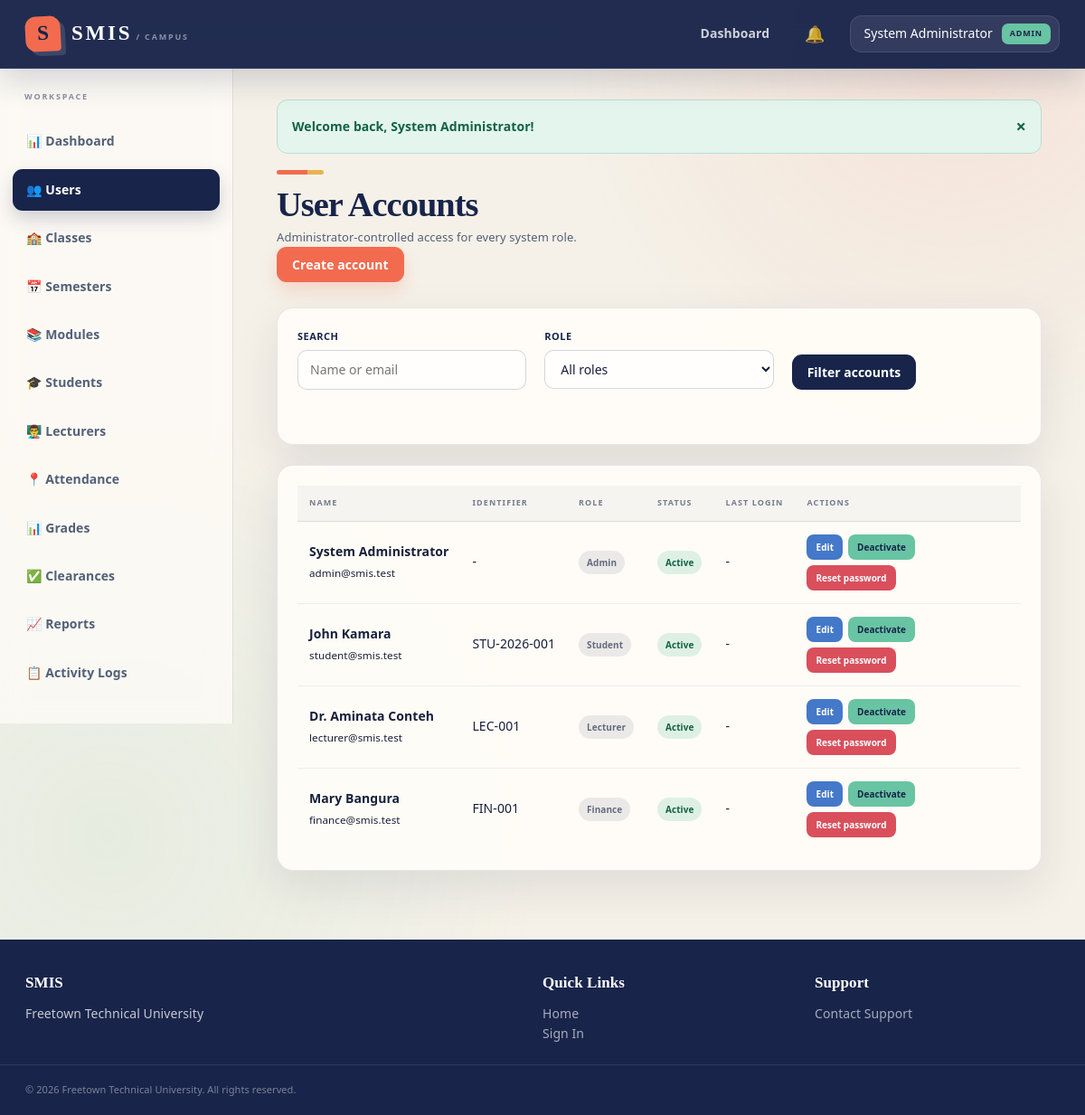
The page /admin/users.php (signed in) on the database its author committed.
### tables this page shows
CREATE TABLE users (
  id INT UNSIGNED AUTO_INCREMENT PRIMARY KEY,
  name VARCHAR(120) NOT NULL,
  email VARCHAR(150) NOT NULL UNIQUE,
  password VARCHAR(255) NOT NULL,
  role ENUM('admin','student','lecturer','finance') NOT NULL,
  status ENUM('active','inactive') NOT NULL DEFAULT 'active',
  last_login_at DATETIME NULL,
  created_at DATETIME NOT NULL DEFAULT CURRENT_TIMESTAMP,
  updated_at DATETIME NULL ON UPDATE CURRENT_TIMESTAMP,
  INDEX idx_users_role (role),
  INDEX idx_users_status (status)
);

### config/database.php (called while the page is built)
<?php
return [
    'host' => 'localhost',
    'port' => '3306',
    'database' => 'smis_db',
    'username' => 'root',
    'password' => '',
    'charset' => 'utf8mb4',
];

### includes/database.php (called while the page is built, shortened)
<?php
function db(): PDO
{
    static $pdo = null;
    if ($pdo instanceof PDO) {
        return $pdo;
    }
    $config = require __DIR__ . '/../config/database.php';
    $dsn = sprintf(
        'mysql:host=%s;port=%s;dbname=%s;charset=%s',
        $config['host'],
        $config['port'],
        $config['database'],
        $config['charset']
    );
    $pdo = new PDO($dsn, $config['username'], $config['password'], [
        PDO::ATTR_ERRMODE => PDO::ERRMODE_EXCEPTION,
        PDO::ATTR_DEFAULT_FETCH_MODE => PDO::FETCH_ASSOC,
        PDO::ATTR_EMULATE_PREPARES => false,
    ]);
    return $pdo;
}
function db_statement(string $sql, array $params = []): PDOStatement
{
    $statement = db()->prepare($sql);
    $statement->execute($params);
    return $statement;
}
function db_all(string $sql, array $params = []): array
{
    return db_statement($sql, $params)->fetchAll();
}
function db_one(string $sql, array $params = []): ?array
{
    $row = db_statement($sql, $params)->fetch();
    return $row === false ? null : $row;
}

### includes/auth.php (called while the page is built, shortened)
<?php
function current_user(): ?array
{
    static $user = null;
    if ($user === null) {
        $user = db_one('SELECT id, name, email, role, status, last_login_at FROM users WHERE id = :id', [
            'id' => $_SESSION['user_id'],
        ]);
    }
    return $user;
}
function role_home(string $role): string
{
    return match ($role) {
        'admin' => 'admin/dashboard.php',
        'lecturer' => 'lecturer/dashboard.php',
        'finance' => 'finance/dashboard.php',
        'student' => 'student/dashboard.php',
        default => 'login.php',
    };
}

### includes/middleware.php (called while the page is built, shortened)
<?php
function require_login(): void
{
    if (!current_user()) {
        set_flash('error', 'Please sign in to continue.');
        redirect('login.php');
    }
}
function require_role(string|array $roles): void
{
    require_login();
}

### admin/users.php (the view, shortened to what this page needs)
<?php
require_role('admin');
$search = trim((string) query('search'));
$where = []; $params = [];
$sql_where = $where ? ' WHERE '.implode(' AND ',$where) : '';
$users = db_all('SELECT u.id,u.name,u.email,u.role,u.status,u.last_login_at,COALESCE(s.student_number,l.staff_number,f.staff_number) identifier FROM users u LEFT JOIN students s ON s.user_id=u.id LEFT JOIN lecturers l ON l.user_id=u.id LEFT JOIN finance_officers f ON f.user_id=u.id'.$sql_where.' ORDER BY u.created_at DESC', $params);
include __DIR__ . '/../includes/header.php';
?>
<div class="page-header"><div><h1>User Accounts</h1><p>Administrator-controlled access for every system role.</p></div><a class="btn btn-primary" href="<?= url('admin/users.php?action=create') ?>">Create account</a></div>
<div class="card"><div class="card-body"><form method="get" class="grid grid-col-3">
<div class="form-group"><label>Search</label><input class="form-control" name="search" value="<?= e($search) ?>" placeholder="Name or email"></div>
<div class="form-group"><label>Role</label><select class="form-control" name="role"><option value="">All roles</option></select></div>
<div class="form-group" style="align-self:end"><button class="btn btn-secondary">Filter accounts</button></div></form></div></div>
<div class="card"><div class="card-body"><table class="table"><thead><tr><th>Name</th><th>Identifier</th><th>Role</th><th>Status</th><th>Last login</th><th>Actions</th></tr></thead><tbody>
<?php foreach($users as $account): ?><tr><td><strong><?= e($account['name']) ?></strong><br><small><?= e($account['email']) ?></small></td><td><?= e($account['identifier']??'-') ?></td><td><?= status_badge($account['role']) ?></td><td><?= status_badge($account['status']) ?></td><td><?= format_datetime($account['last_login_at']) ?></td><td><div class="table-actions">
<a class="action-btn action-edit" href="<?= url('admin/users.php?action=edit&id='.$account['id']) ?>">Edit</a>
<form method="post"><button class="action-btn action-view"><?= $account['status']==='active'?'Deactivate':'Activate' ?></button></form>
<form method="post" onsubmit="return confirm('Reset password to password123?')"><button class="action-btn action-delete">Reset password</button></form>
</div></td></tr><?php endforeach ?>
</tbody></table></div></div>
<?php include __DIR__ . '/../includes/footer.php'; ?>

### includes/header.php (shortened to what this page needs)
<?php
$user = current_user();
?>
<!DOCTYPE html>
<html lang="en">
<head>
    <link rel="stylesheet" href="<?= url('assets/css/style.css') ?>">
</head>
<body>
    <nav class="navbar">
        <div class="navbar-container">
            <div class="navbar-brand">
                <a href="<?= url('/') ?>" class="brand-link">
                    <span class="brand-text"><?= e(app_config('short_name')) ?></span>
                </a>
            </div>
            <div class="navbar-menu">
                <div class="navbar-menu-items">
                    <?php if ($user): ?>
                        <a href="<?= url(role_home($user['role'])) ?>" class="nav-link">Dashboard</a>
                        <div class="nav-notifications">
                            <a href="<?= url('notifications.php') ?>" class="nav-link notification-link">
                                <span class="notification-icon">🔔</span>
                            </a>
                        </div>
                        <div class="nav-user">
                            <div class="user-menu">
                                <button class="user-menu-toggle">
                                    <span><?= e($user['name']) ?></span>
                                    <span class="role-badge"><?= e($user['role']) ?></span>
                                </button>
                            </div>
                        </div>
                    <?php else: ?>
                        <a href="<?= url('login.php') ?>" class="btn btn-sm btn-primary">Sign In</a>
                    <?php endif; ?>
                </div>
            </div>
        </div>
    </nav>
    <div class="page-wrapper">
        <?php if ($user): ?>
            <aside class="sidebar">
                <nav class="sidebar-nav">
                    <?php
                    $nav_items = [];
                    if ($user['role'] === 'admin') {
                        $nav_items = [
                            ['url' => 'admin/dashboard.php', 'label' => '📊 Dashboard'],
                            ['url' => 'admin/users.php', 'label' => '👥 Users'],
                            ['url' => 'admin/classes.php', 'label' => '🏫 Classes'],
                            ['url' => 'admin/semesters.php', 'label' => '📅 Semesters'],
                            ['url' => 'admin/modules.php', 'label' => '📚 Modules'],
                            ['url' => 'admin/students.php', 'label' => '🎓 Students'],
                            ['url' => 'admin/lecturers.php', 'label' => '👨‍🏫 Lecturers'],
                            ['url' => 'admin/attendance.php', 'label' => '📍 Attendance'],
                            ['url' => 'admin/grades.php', 'label' => '📊 Grades'],
                            ['url' => 'admin/clearances.php', 'label' => '✅ Clearances'],
                            ['url' => 'admin/reports.php', 'label' => '📈 Reports'],
                            ['url' => 'admin/logs.php', 'label' => '📋 Activity Logs'],
                        ];
                    }
                    ?>
                    <?php foreach ($nav_items as $item): ?>
                        <a href="<?= url($item['url']) ?>" class="nav-item <?= strpos($_SERVER['REQUEST_URI'] ?? '', $item['url']) !== false ? 'active' : '' ?>">
                            <?= $item['label'] ?>
                        </a>
                    <?php endforeach; ?>
                </nav>
            </aside>
        <?php endif; ?>
        <main class="main-content">
            <?php
            $flashes = flashes();
            foreach ($flashes as $flash):
            ?>
                <div class="alert alert-<?= e($flash['type']) ?>" role="alert">
                    <?= e($flash['message']) ?>
                    <button type="button" class="alert-close" data-dismiss="alert">×</button>
                </div>
            <?php endforeach; ?>

### includes/functions.php (shortened to what this page needs)
<?php
function app_config(?string $key = null, mixed $default = null): mixed
{
    static $config = null;
    if ($config === null) {
        $config = require __DIR__ . '/../config/app.php';
    }
    $value = $config;
    foreach (explode('.', $key) as $part) {
        $value = $value[$part];
    }
    return $value;
}
function e(mixed $value): string
{
    return htmlspecialchars((string) $value, ENT_QUOTES, 'UTF-8');
}
function url(string $path = ''): string
{
    $base = rtrim((string) app_config('base_url', ''), '/');
    $path = ltrim($path, '/');
    return $path === '' ? ($base === '' ? '/' : $base) : $base . '/' . $path;
}
function query(string $key, mixed $default = ''): mixed
{
    return $_GET[$key] ?? $default;
}
function flashes(): array
{
    $messages = $_SESSION['flash'] ?? [];
    return $messages;
}
function status_badge(string $status): string
{
    $label = ucwords(str_replace('_', ' ', $status));
    $class = match ($status) {
        'active', 'approved', 'cleared', 'present' => 'badge-success',
        'inactive', 'rejected', 'not_cleared', 'absent' => 'badge-danger',
        'late' => 'badge-warning',
        default => 'badge-muted',
    };
    return '<span class="badge ' . $class . '">' . e($label) . '</span>';
}
function format_datetime(?string $date): string
{
    if (!$date) {
        return '-';
    }
    return date('M d, Y H:i', strtotime($date));
}

### rows shown on the page
users: name "System Administrator", role "ADMIN", email "admin@smis.test", identifier "-", role "Admin Active", last_login_at "-", status "Deactivate"
users: name "John Kamara", email "student@smis.test", identifier "STU-2026-001", role "Student Active", last_login_at "-", status "Deactivate"
users: name "Dr. Aminata Conteh", email "lecturer@smis.test", identifier "LEC-001", role "Lecturer Active", last_login_at "-", status "Deactivate"
users: name "Mary Bangura", email "finance@smis.test", identifier "FIN-001", role "Finance Active", last_login_at "-", status "Deactivate"

### other values the page prints
app_config('short_name') "SMIS"
$item['label'] "📊 Dashboard"
$item['label'] "👥 Users"
$item['label'] "🏫 Classes"
$item['label'] "📅 Semesters"
$item['label'] "📚 Modules"
$item['label'] "🎓 Students"
$item['label'] "👨‍🏫 Lecturers"
$item['label'] "📍 Attendance"
$item['label'] "📊 Grades"
$item['label'] "✅ Clearances"
$item['label'] "📈 Reports"
$item['label'] "📋 Activity Logs"
$flash['message'] "Welcome back, System Administrator!"
app_config('university_name') "Freetown Technical University"
